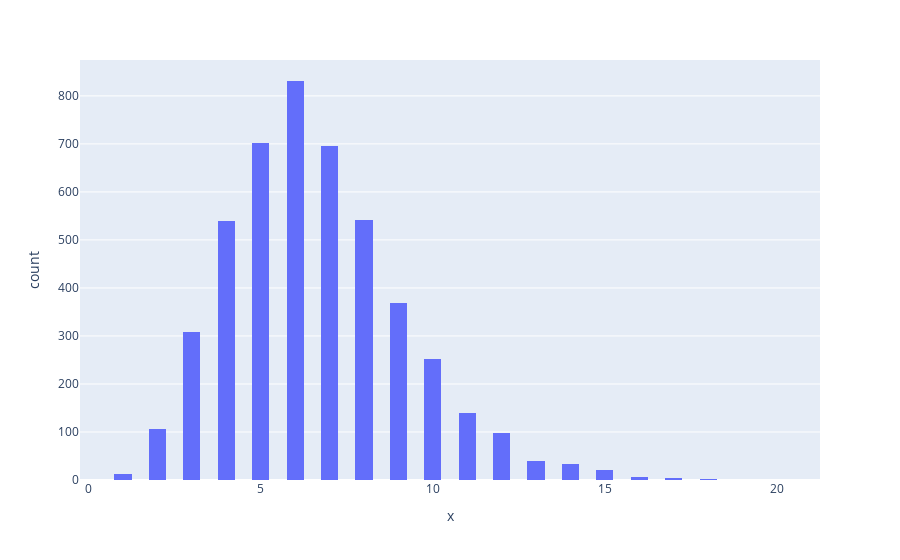

This figure's notebook cell:
### Markdown cell above
word distribution

### Code cell
maxlen = -1
for doc in df.clean_joined_title:
    tokens = nltk.word_tokenize(doc)
    if(maxlen<len(tokens)):
        maxlen = len(tokens)
print("The maximum number of words in a title is =", maxlen)
fig = px.histogram(x = [len(nltk.word_tokenize(x)) for x in df.clean_joined_title], nbins = 50)
fig.show()

### Figure 1 — Plotly figure (JSON) as saved in the notebook; plotly's stock layout.template omitted (floating-point values rounded to 4 significant figures; data arrays with more than 128 entries replaced by an {"elided": "..."} marker saying what was removed)
{"data": [{"alignmentgroup": "True", "bingroup": "x", "hovertemplate": "x=%{x}<br>count=%{y}<extra></extra>", "legendgroup": "", "marker": {"color": "#636efa", "pattern": {"shape": ""}}, "name": "", "nbinsx": 50, "offsetgroup": "", "orientation": "v", "showlegend": false, "type": "histogram", "x": {"elided": "4701 int values"}, "xaxis": "x", "yaxis": "y"}], "layout": {"barmode": "relative", "legend": {"tracegroupgap": 0}, "margin": {"t": 60}, "xaxis": {"anchor": "y", "domain": [0, 1], "title": {"text": "x"}}, "yaxis": {"anchor": "x", "domain": [0, 1], "title": {"text": "count"}}}}
